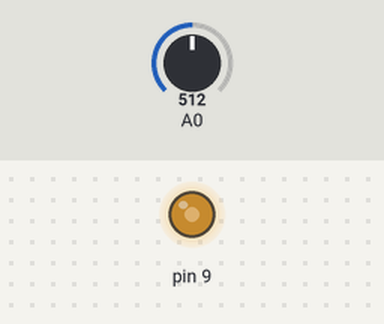
A sketch run on a simulated Arduino Uno, built with avr-gcc and run on an emulated ATmega328P. On the bench: output pins drawn as LEDs (lit = HIGH). The test bench sets the inputs (shaded band); at power-on: A0 = 512.

Above: at 0.8 s.
0.9 s: A0 set to 716
At 1.8 s:
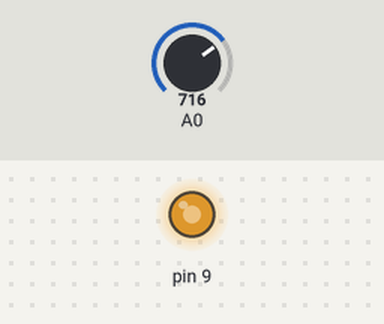
2.4 s: A0 set to 900
At 2.9 s:
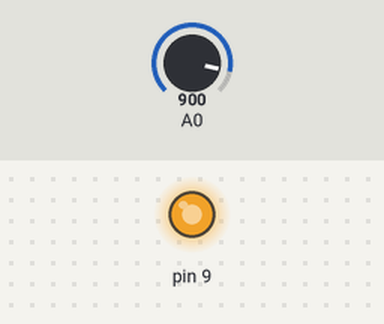
3.9 s: A0 set to 122
At 5.1 s:
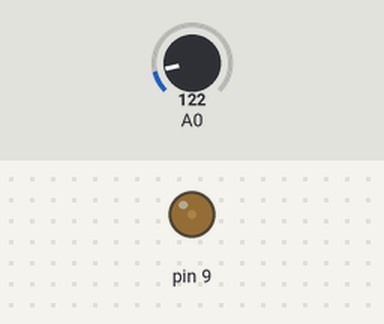
5.4 s: A0 set to 0
At 6.4 s:
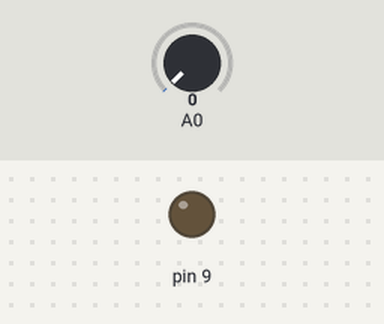
Timing chart, 0 to 7.9 s (numbered marks = the images above; inputs shaded):
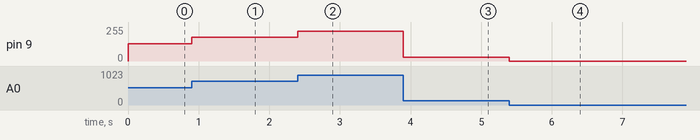

Measured:
- after the input at 0.9 s, pin 9: 128/255 → 178/255 at once
- after the input at 2.4 s, pin 9: 178/255 → 224/255 at once
- after the input at 3.9 s, pin 9: 224/255 → 30/255 at once
- after the input at 5.4 s, pin 9: 30/255 → 0/255 at once

The sketch:

pwm_adc.ino
```cpp
#include <avr/io.h>
#include <inttypes.h> //Definição de tipos

int main()
{
  // iniciamos zerando o valor do output do pwm de TCCR1A
  OCR1A = 0;

  // configuracao do PWM
  //FAST PWM 10 bits (Modo 7) sem inversão
  TCCR1A = _BV(COM1A1) // Essa configuração garante um FAST PWM não invertido
           | _BV(WGM10) | _BV(WGM11); //Definindo PWM com fase corrigida de 10 bits
  TCCR1B = _BV(CS11) | //Habilitando um prescaler de 8
           _BV(WGM12); //Definindo PWM com fase de 10 bits

  // PB1/OC1A como saída
  DDRB = _BV(PB1);

  // valor inicial da variável auxiliar
  uint16_t valorAD = 0;

  //Atribui o pino PC0 (pin A0) como sendo input para a entrada analógica, PC0 também é o ADC0
  DDRC = 0b0;

  //Configuração do AD
  ADMUX  |= _BV(REFS0); //Utiliza VCC como referência (5V) e PC0 como entrada analog
  ADCSRA |= _BV(ADEN) | //Habilita o AD
            0b00000111; //Seta o Prescaler como 128, me dando um limite máximo de 15 kSPS na conversão

  while (1)
  {
    ADCSRA |= _BV(ADSC); //Inicia a conversão AD
    while (!(ADCSRA & 0b00010000)); //Aguarda a conversão AD terminar, checando o bit ADIF
    valorAD = ADC;
    //Atribui o valor da conversão a saída
    OCR1A = valorAD;
  }
}
```
